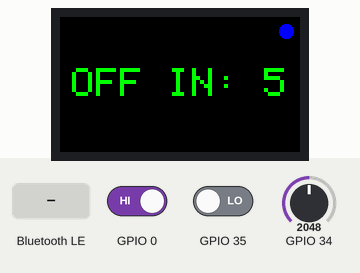
Recording of a sketch running on a simulated ESP32. Shown: 240×135 colour display. Inputs (shaded band) come from the test bench; at power-on: GPIO 35 LOW, GPIO 34 = 2048, GPIO 0 HIGH (analog values on the 0–4095 scale). Nothing arrives over Bluetooth unless stated; a phone connects over Bluetooth LE 3 s after start; what the sketch prints to the serial monitor is not drawn. At 14.8 s the program puts the board to deep sleep or switches it off; the recording ends there.

Above: at 2.3 s.
2.4 s: GPIO 35 driven HIGH
At 4.9 s:
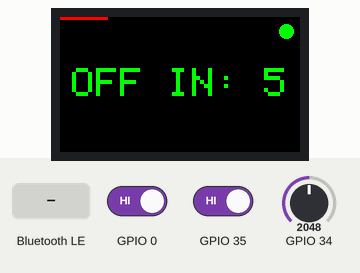
5.4 s: Bluetooth LE write "1" received
At 6.6 s:
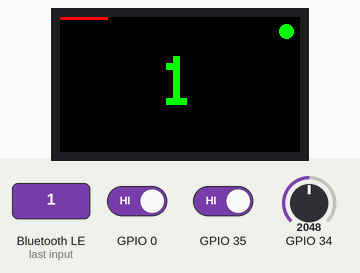
6.9 s: GPIO 35 driven LOW
At 7.7 s:
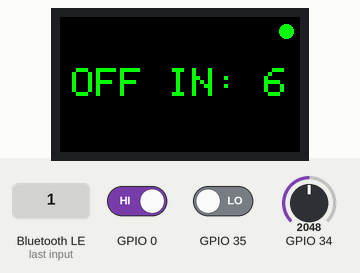
9.9 s: GPIO 34 set to 2866
12.9 s: GPIO 0 driven LOW
Timing chart, 0 to 14.8 s (numbered marks = the images above; inputs shaded):
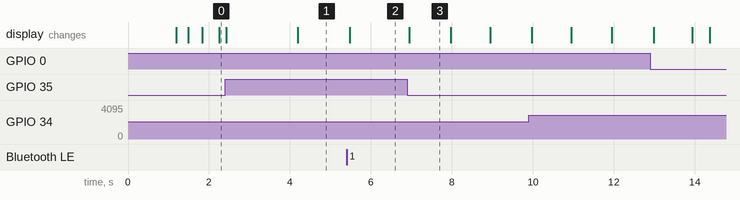

Measured:
- after the input at 5.4 s, the display: first changes after 0.08 s (image 2 shows a later state)
- after the input at 6.9 s, the display: changes at once (image 3)
- what the display in image 3 shows lasts 1.1 s, from 6.9 s to 8.0 s

The sketch:

T-Display_MagicMiniTeleprompter.ino
```cpp
//
// T-Display_MagicMiniTeleprompter
//
//
// - Advertise BLE
// - Get connection
// - Receive string
// - Show value on display
//
//
// Version 3
//
#include "DisplayHandler.h"
#include "BLEHandler.h"
#include "ButtonManager.h"
#include "PowerManager.h"
#include "BatteryManager.h"

DisplayHandler display;
BLEHandler ble;
ButtonManager buttonManager(0, 35);
PowerManager powerManager;

// Lt. Schaltplan GPIO_34 -> BAT_ADC
BatteryManager battery(34, &display);

void setup() {

  // just for debugging
  Serial.begin(115200);

  display.begin();
  delay(500);       // etwas Ruhe vor BLE-Init

  buttonManager.begin();
  powerManager.begin(&buttonManager, &display, &ble);
  delay(500);       // etwas Ruhe vor BLE-Init

  battery.begin();

  // fire up ble
  ble.begin(&display);

  esp_sleep_wakeup_cause_t cause = esp_sleep_get_wakeup_cause();
  if (cause == ESP_SLEEP_WAKEUP_EXT0) {
    Serial.println("[BOOT] Aufgewacht durch BOOT-Taste (GPIO 0)");
  }

  buttonManager.setOnButton0Pressed([]() {
    Serial.println("GPIO 0 wurde kurz gedrückt");
  });

  buttonManager.setOnButton35Pressed([]() {
    Serial.println("GPIO 35 wurde kurz gedrückt");
  });

}

void loop() {
    buttonManager.update();
    powerManager.update();
    battery.update();
}
```

BLEHandler.cpp
```cpp
#include "BLEHandler.h"
#include "StatusText.h"

const char* STRING_RECEIVE_GUID = "6E400001-B5A3-F393-E0A9-E50E24DCCA9E";

// Konstruktor
BLEHandler::ServerCallbacks::ServerCallbacks(DisplayHandler* d, BLEHandler* handler)
  : display(d), parent(handler) {}

void BLEHandler::ServerCallbacks::onConnect(BLEServer* pServer) {
  if (display && parent->goOn)
    display->showStatus(StatusText::BLE_CONNECTED, TFT_GREEN);
}

void BLEHandler::ServerCallbacks::onDisconnect(BLEServer* pServer) {

  if (display && parent->goOn)
    display->showStatus(StatusText::BLE_DISCONNECTED, TFT_RED);
  delay(500);

  if (parent && parent->goOn)
    parent->startAdvertising();
}

class MyCallbacks : public BLECharacteristicCallbacks {
public:
  MyCallbacks(DisplayHandler* display) : display(display) {}

  void onWrite(BLECharacteristic* pCharacteristic) override {
    String value = pCharacteristic->getValue();
    if (value.length() > 0 && display ) {
      display->showMessage(value);
    }
  }

private:
  DisplayHandler* display;
};

void BLEHandler::begin(DisplayHandler* displayRef) {
  display = displayRef;

  BLEDevice::init("ESP32_Display");

  BLEServer* server = BLEDevice::createServer();
  server->setCallbacks(new ServerCallbacks(display, this));

  BLEService* service = server->createService(STRING_RECEIVE_GUID);
  rxCharacteristic = service->createCharacteristic(STRING_RECEIVE_GUID,
    BLECharacteristic::PROPERTY_WRITE | BLECharacteristic::PROPERTY_WRITE_NR);
  rxCharacteristic->setCallbacks(new MyCallbacks(display));

  service->start();

  startAdvertising();
}

void BLEHandler::startAdvertising() {
  BLEDevice::startAdvertising();
  if (display)
    display->showStatus(StatusText::BLE_ADVERTISING, TFT_BLUE);
}
```

BLEHandler.h
```cpp
#pragma once
// BLEHandler.h

#include <BLEDevice.h>
#include <BLEServer.h>
#include "DisplayHandler.h"

class BLEHandler {
public:
  void begin(DisplayHandler* display);
  bool goOn = true;

  class ServerCallbacks : public BLEServerCallbacks {
  public:
    ServerCallbacks(DisplayHandler* d, BLEHandler* handler);
    void onConnect(BLEServer* pServer) override;
    void onDisconnect(BLEServer* pServer) override;

  private:
    DisplayHandler* display;
    BLEHandler* parent;
  };

private:
  void startAdvertising();

  BLEServer* pServer = nullptr;
  DisplayHandler* display = nullptr;
  BLECharacteristic* rxCharacteristic = nullptr;
};
```

BatteryManager.cpp
```cpp
#include "BatteryManager.h"
#include "DisplayHandler.h"

BatteryManager::BatteryManager(uint8_t pin, DisplayHandler* display)
  : analogPin(pin), displayHandler(display) {}

void BatteryManager::begin() {
  analogReadResolution(12); // max. 0–4095
}

void BatteryManager::update() {
  unsigned long now = millis();
  if (now - lastMeasure >= measureInterval || lastMeasure == 0) {
    lastMeasure = now;

    float voltage = readVoltage();
    uint8_t percent = calcPercentage(voltage);

    // when percent > 50 it means we a running on USB
    // all valuues <= 50 are running on battery

    // correct percent
    if ( percent <= 50)
    {
      percent *= 2; // Spread the battery back to 100% to show the correct value
    }

    if (displayHandler) {
      displayHandler->updateBatteryBar(percent);

      // String message = String(percent);
      // displayHandler->showMessage(message);

    }
  }
}

float BatteryManager::readVoltage() {
  int raw = analogRead(analogPin);
  return raw * 3.3 / 4095.0 * 2.0; // Spannungsteiler 1:2
}

uint8_t BatteryManager::calcPercentage(float voltage) {
  if (voltage >= 4.2) return 100;
  if (voltage >= 3.9) return 75;
  if (voltage >= 3.7) return 50;
  if (voltage >= 3.5) return 25;
  if (voltage >= 3.3) return 10;
  return 0;
}
```

BatteryManager.h
```cpp
#pragma once
#include <Arduino.h>

class DisplayHandler;

class BatteryManager {
public:
  BatteryManager(uint8_t pin, DisplayHandler* display);
  void begin();
  void update(); // alle 30 Sekunden aufrufen

private:
  uint8_t analogPin;
  DisplayHandler* displayHandler;
  unsigned long lastMeasure = 0;
  const unsigned long measureInterval = 10000; // 30 - 30000 Sekunden

  float readVoltage();      // Spannung in Volt
  uint8_t calcPercentage(float voltage); // Schätzung aus Spannung
};
```

ButtonManager.cpp
```cpp
// ButtonManager.cpp
#include "ButtonManager.h"

ButtonManager::ButtonManager(int pinA, int pinB)
  : pinA(pinA), pinB(pinB) {}

void ButtonManager::begin() {
  pinMode(pinA, INPUT);
  pinMode(pinB, INPUT);
}

void ButtonManager::update() {
  // Button A (GPIO 0)
  lastStateA = stateA;
  stateA = digitalRead(pinA) == LOW;
  if (stateA && !lastStateA && onButton0Pressed) {
    Serial.println("[ButtonManager] Button 0 pressed");
    onButton0Pressed();
  }

  // Button B (GPIO 35)
  lastStateB = stateB;
  stateB = digitalRead(pinB) == LOW;

  if (stateB && !lastStateB) {
    pressStart35 = millis();
  }
  if (!stateB && lastStateB) {
    unsigned long duration = millis() - pressStart35;
    if (duration < longPressThreshold && onButton35Pressed) {
      Serial.println("[ButtonManager] Button 35 short press");
      onButton35Pressed();
    }
  }
}

bool ButtonManager::isButtonAPressed() const {
  return stateA;
}

bool ButtonManager::isButtonBPressed() const {
  return stateB;
}

bool ButtonManager::areBothButtonsPressed() const {
  return stateA && stateB;
}

void ButtonManager::setOnButton0Pressed(std::function<void()> callback) {
  onButton0Pressed = callback;
}

void ButtonManager::setOnButton35Pressed(std::function<void()> callback) {
  onButton35Pressed = callback;
}
```

ButtonManager.h
```cpp
#pragma once
// ButtonManager.h
#include <Arduino.h>
#include <functional>

class ButtonManager {

public:

  ButtonManager(int pinA, int pinB);

  void begin();
  void update();

  bool isButtonAPressed() const;
  bool isButtonBPressed() const;
  bool areBothButtonsPressed() const;

  void setOnButton0Pressed(std::function<void()> callback);
  void setOnButton35Pressed(std::function<void()> callback);

private:

  int pinA;
  int pinB;
  bool stateA = false;
  bool stateB = false;
  bool lastStateA = false;
  bool lastStateB = false;

  std::function<void()> onButton0Pressed = nullptr;
  std::function<void()> onButton35Pressed = nullptr;

  unsigned long pressStart35 = 0;
  const unsigned long longPressThreshold = 7000; // ms
};
```

DisplayHandler.cpp
```cpp
// DisplayHandler.cpp
#include "DisplayHandler.h"

void DisplayHandler::begin() {

  tft.init();
  tft.setRotation(1); // Querformat
  tft.fillScreen(TFT_BLACK);
  tft.setTextDatum(MC_DATUM); // Mitte zentriert
  tft.setTextSize(2);
  tft.setTextColor(TFT_WHITE, TFT_BLACK);

 // Status-Sprite vorbereiten
  statusSprite.setColorDepth(8); // 256 Farben reichen
  statusSprite.createSprite(20, 20); // kleiner Sprite (Größe Statuskreis)
  statusSprite.setSwapBytes(true);  // falls Du mit 16-bit Farbformat arbeitest

   // 🆕 Initialanzeige direkt beim Start
  tft.setTextColor(TFT_BLUE, TFT_BLACK);
  tft.drawString("📡 Starte BLE...", tft.width() / 2, tft.height() / 2);

}

void DisplayHandler::showStatus(const String& text, uint16_t color) {
  Serial.println("[STATUS] " + text);
  statusColor = color;
  drawStatusOverlay();  // Sprite neu zeichnen
}

void DisplayHandler::showMessage(const String& message, bool withOverlay) {
  tft.fillScreen(TFT_BLACK);
  tft.setTextDatum(MC_DATUM);  // Mitte zentriert
  tft.setTextColor(TFT_GREEN, TFT_BLACK);

  // Maximale Displaygröße
  int maxWidth  = tft.width() - 10;   // etwas Rand lassen
  int maxHeight = tft.height() - 10;

  int bestSize = 1;
  for (int size = 1; size <= 8; ++size) {  // 1 bis 7 sind vernünftig
    tft.setTextSize(size);
    int16_t w = tft.textWidth(message);
    int16_t h = 8 * size;  // Standardhöhe der Schrift bei Größe 1 = 8px

    if (w > maxWidth || h > maxHeight) {
      break;  // letzte gültige Größe war bestSize
    }
    bestSize = size;
  }

  tft.setTextSize(bestSize);
  tft.drawString(message, tft.width() / 2, tft.height() / 2);

  drawStatusOverlay();  // Sprite neu zeichnen}
}

//
// drawStatusOverlay
//
//  Draw a dot
//  blue - ble advertising
//  green - connected
//  red - disconnected
//
//  at the end update battery bar
//
void DisplayHandler::drawStatusOverlay() {

  statusSprite.fillSprite(TFT_BLACK);  // Hintergrundfarbe für Transparenz
  int radius = 8;

  // Kreis zeichnen
  statusSprite.fillCircle(10, 10, radius, statusColor);
  statusSprite.drawCircle(10, 10, radius, TFT_BLACK);

  // Sprite überlagern – rechts oben
  int x = tft.width() - statusSprite.width() - 4;
  int y = 4;
  statusSprite.pushSprite(x, y, TFT_BLACK);  // TFT_BLACK = transparente Farbe

  drawBatteryBar( lastPercent );
}

void DisplayHandler::shutdown() {
  tft.fillScreen(TFT_BLACK); // optional: Display leeren
  tft.writecommand(TFT_DISPOFF); // Display aus
  tft.writecommand(TFT_SLPIN);   // Display in Schlafmodus
  delay(100);                    // kurz warten
}

void DisplayHandler::updateBatteryBar(uint8_t percent) {
  drawBatteryBar(percent);
}

void DisplayHandler::drawBatteryBar(uint8_t percent) {

  lastPercent = percent;

  int width = tft.width();
  int barHeight = 3;
  int filled = map(percent, 0, 100, 0, width);

  uint16_t color = TFT_GREEN;
  if (percent <= 50) color = TFT_YELLOW;
  if (percent <= 30) color = TFT_RED;

  // Balken zeichnen
  tft.fillRect(0, 0, width, barHeight, TFT_BLACK);   // löschen
  tft.fillRect(0, 0, filled, barHeight, color);      // neuer Balken
}
```

DisplayHandler.h
```cpp
#pragma once
// DisplayHandler.h

#include <TFT_eSPI.h>
#include <SPI.h>
#include "StatusText.h"

class DisplayHandler {
public:
  void begin();
  void showStatus(const String& text, uint16_t color);
  void showMessage(const String& message, bool withOverlay=true);
  void shutdown();
  void updateBatteryBar(uint8_t percent);

private:
  TFT_eSPI tft = TFT_eSPI();

  uint8_t lastPercent;

  TFT_eSprite statusSprite = TFT_eSprite(&tft); // Sprite für Statusanzeige
  uint16_t statusColor = TFT_BLACK;

  void drawStatusOverlay();
  void drawBatteryBar(uint8_t percent);

};
```

PowerManager.h
```cpp
#pragma once
// PowerManager.h
#include <Arduino.h>

class ButtonManager;
class DisplayHandler;
class BLEHandler;

class PowerManager {
public:
  void begin(ButtonManager* buttons, DisplayHandler* display, BLEHandler* ble);
  void update();

private:
  ButtonManager* buttonManager = nullptr;
  DisplayHandler* displayHandler = nullptr;
  BLEHandler* bleHandler = nullptr;

  const unsigned long holdDuration = 7000; // 7 Sekunden
  unsigned long bothPressedSince = 0;

  void goToDeepSleep();
};
```

PowerManger.cpp
```cpp
// PowerManager.cpp
#include <esp_sleep.h>
#include <BLEDevice.h>
#include "PowerManager.h"
#include "ButtonManager.h"
#include "DisplayHandler.h"
#include "BLEHandler.h"

void PowerManager::begin(ButtonManager* buttons, DisplayHandler* display, BLEHandler* ble) {
  buttonManager = buttons;
  displayHandler = display;
  bleHandler = ble;
}

void PowerManager::update() {
  if (!buttonManager) return;

  if (buttonManager->isButtonBPressed()) { // GPIO 35 gedrückt halten
    if (bothPressedSince == 0) {
      bothPressedSince = millis();
    } else {
      unsigned long elapsed = millis() - bothPressedSince;
      unsigned long remaining = (holdDuration - elapsed) / 1000;
      if (displayHandler && remaining <= 7) {
        displayHandler->showMessage("OFF IN: " + String(remaining), false);
      }
      if (elapsed >= holdDuration) {
        goToDeepSleep();
      }
    }
  } else {
    bothPressedSince = 0;
  }
}

void PowerManager::goToDeepSleep() {

  Serial.println("[POWER] Deep Sleep wird vorbereitet...");

  Serial.println("[POWER] Shutdown BLE");
  bleHandler->goOn = false;
  delay(100);
  BLEDevice::deinit(true);
  delay(300);

 if (displayHandler) {
    Serial.println("[POWER] Shutdown Display");
    displayHandler->shutdown();
  }

  Serial.println("[POWER] Start sleep prep");
  esp_sleep_enable_ext0_wakeup(GPIO_NUM_0, 0);

  Serial.println("[POWER] Schlafmodus aktiviert.");
  delay(300);

  esp_deep_sleep_start();
}
```

StatusText.h
```cpp
#pragma once
// StatusText.h

namespace StatusText {
  // Systemstatus
  constexpr const char* STARTING       = "[•] STARTE";
  constexpr const char* INIT_OK        = "[OK] INIT";
  constexpr const char* INIT_FAIL      = "[!] FEHLER";

  // BLE
  constexpr const char* BLE_ADVERTISING = "[BLE] WERBUNG";
  constexpr const char* BLE_CONNECTED   = "[✓] VERBUNDEN";
  constexpr const char* BLE_DISCONNECTED = "[X] GETRENNT";
  constexpr const char* BLE_RESTARTED   = "[BLE] NEUSTART";

  // Nachrichten
  constexpr const char* MESSAGE_RECEIVED = "[MSG] TEXT";
  constexpr const char* INVALID_MESSAGE  = "[!] FEHLER";
}
```
